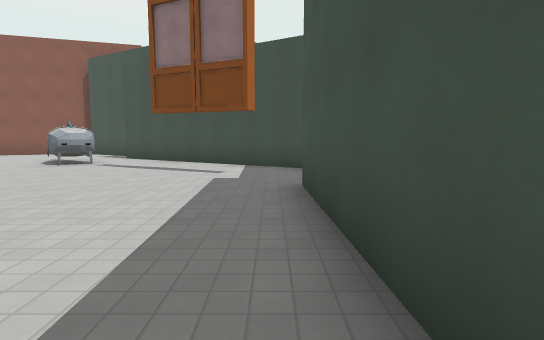
View 1 (above)

14 first-person views from a walk through a 3-D level made in the Godot game engine. The camera is 1.5 m above the floor, tilts 6° down and sees 80° across. The floor is counted in squares, 2 m on a side. Each view is taken from the middle of a square. On the plan, view 1 faces up. The plan holds only what a view shows up to about 11 squares ahead; the rest is blank. The place goes on beyond the plan. Characters and animated objects are not drawn. Surface patterns are stand-ins for the level's own textures.

View 2
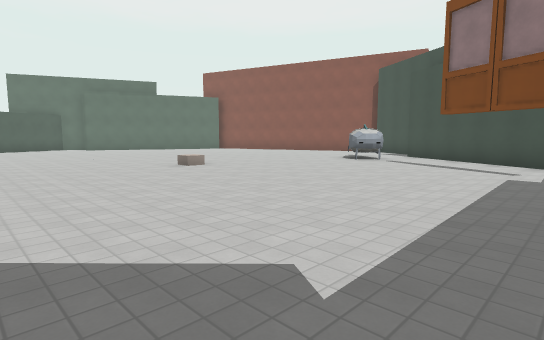

View 3
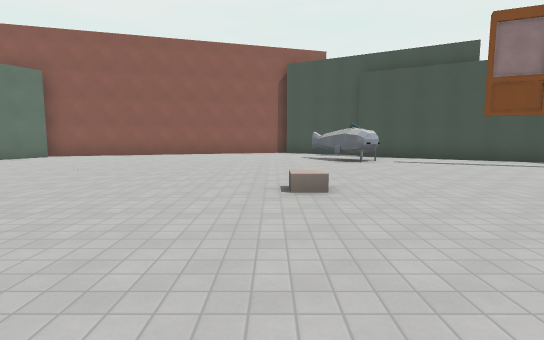

View 4
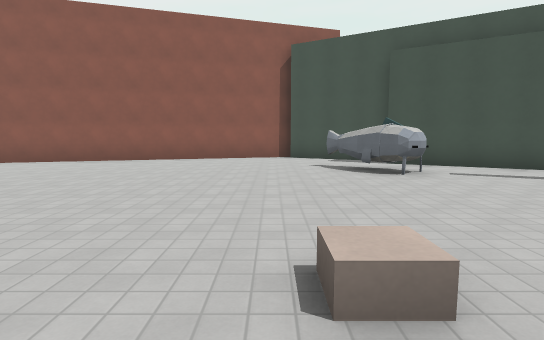

View 5
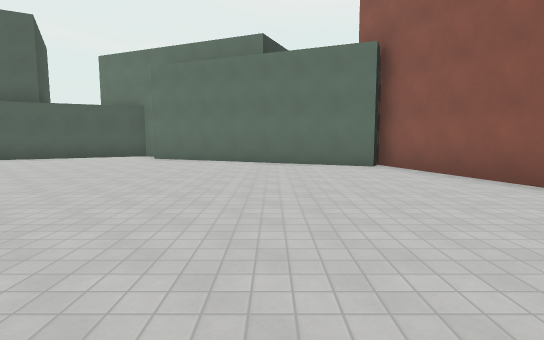

View 6
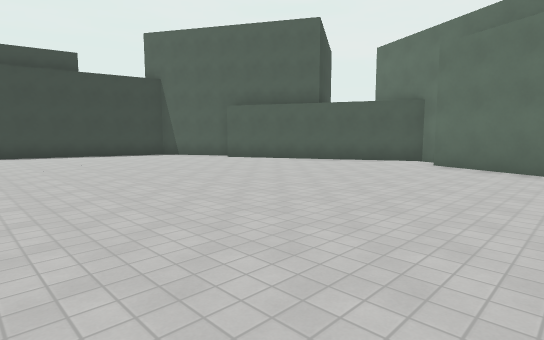

View 7
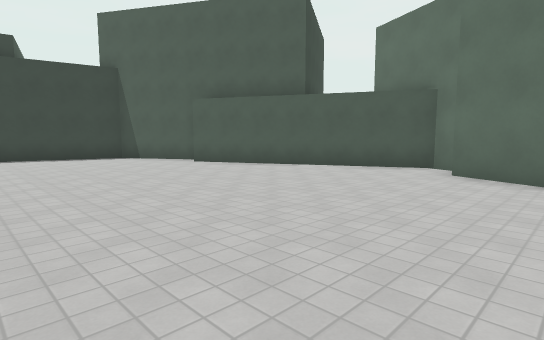

View 8
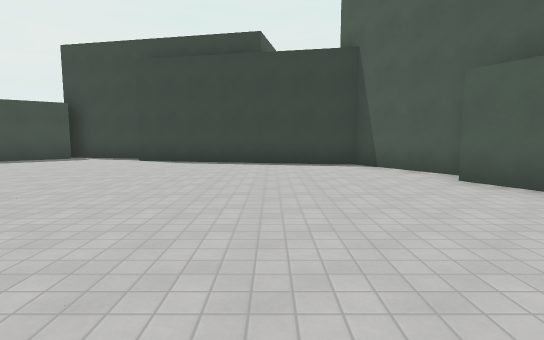

View 9
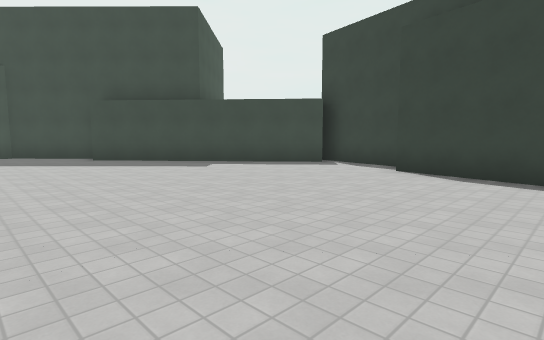

View 10
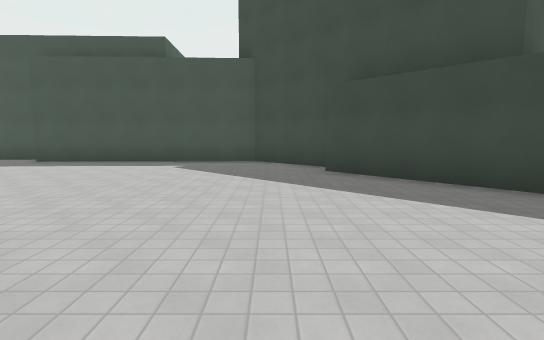

View 11
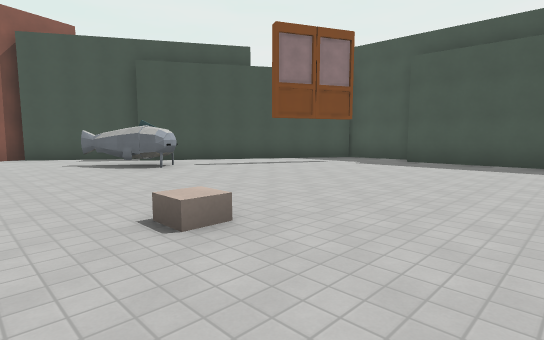

View 12
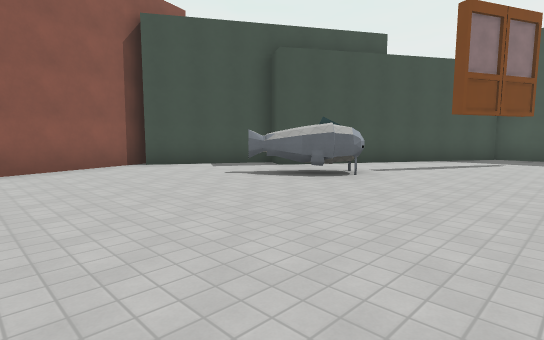

View 13
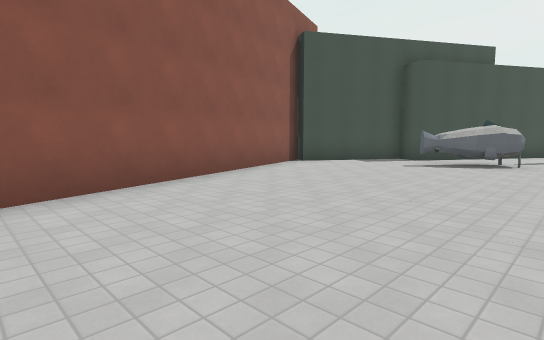

View 14
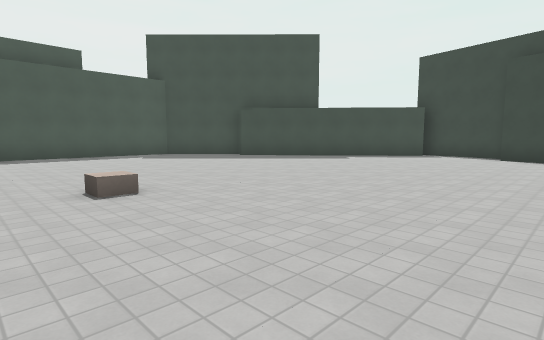

### Floor plan
Points are (right, up) in squares from view 1. A wall is a line through its corners. A room is listed if a view was taken in it or the views show most of it. See-through windows are left out.
Room 1 (views 1, 2, 3, 4, 5, 6, 7, 8, 9, 10, 11, 12, 13, 14)
walls: (-5.2, 8.3) (-5.7, 8.3) (-6.5, 9.6); (-6.1, 8.9) (-6.4, 9.9); (-4.7, 8.7) (-5.4, 8.1) (-5.8, 8.5) (-6.6, 10.2); (-1.3, -3.4) (0.7, -1.5) (0.5, 4.9); (-0.2, 8) (-4.9, 10.8) (-4.4, 11.6) (-7.3, 13.3); (-16, 10.5) (-18.8, 4); (-17.6, -3) (-16.2, -5.5) (-9.9, -6.8); (-9.9, -7.7) (-6.8, -8.4); (-7.4, -7.7) (-2, -3.1); (-19.8, 3.9) (-20, 3.3) (-17.1, -2.5); (-7.1, 13.7) (-16.5, 10.7)
ways out: opening at (0, 6); closed door at (-1.3, 6.7)

Where each view was taken, in squares from view 1:
view 1: 0 up, 0 right, facing up
view 2: 1 down, 0 right, facing up-left
view 3: 1 down, 8 left, facing up
view 4: 2 up, 8 left, facing up
view 5: 8 up, 8 left, facing left
view 6: 7 up, 10 left, facing down-left
view 7: 6 up, 12 left, facing down-left
view 8: 3 up, 14 left, facing down
view 9: 0 up, 13 left, facing down-right
view 10: 2 down, 9 left, facing right
view 11: 1 up, 9 left, facing up-right
view 12: 5 up, 11 left, facing up-right
view 13: 7 up, 15 left, facing up-right
view 14: 5 up, 12 left, facing down-right
